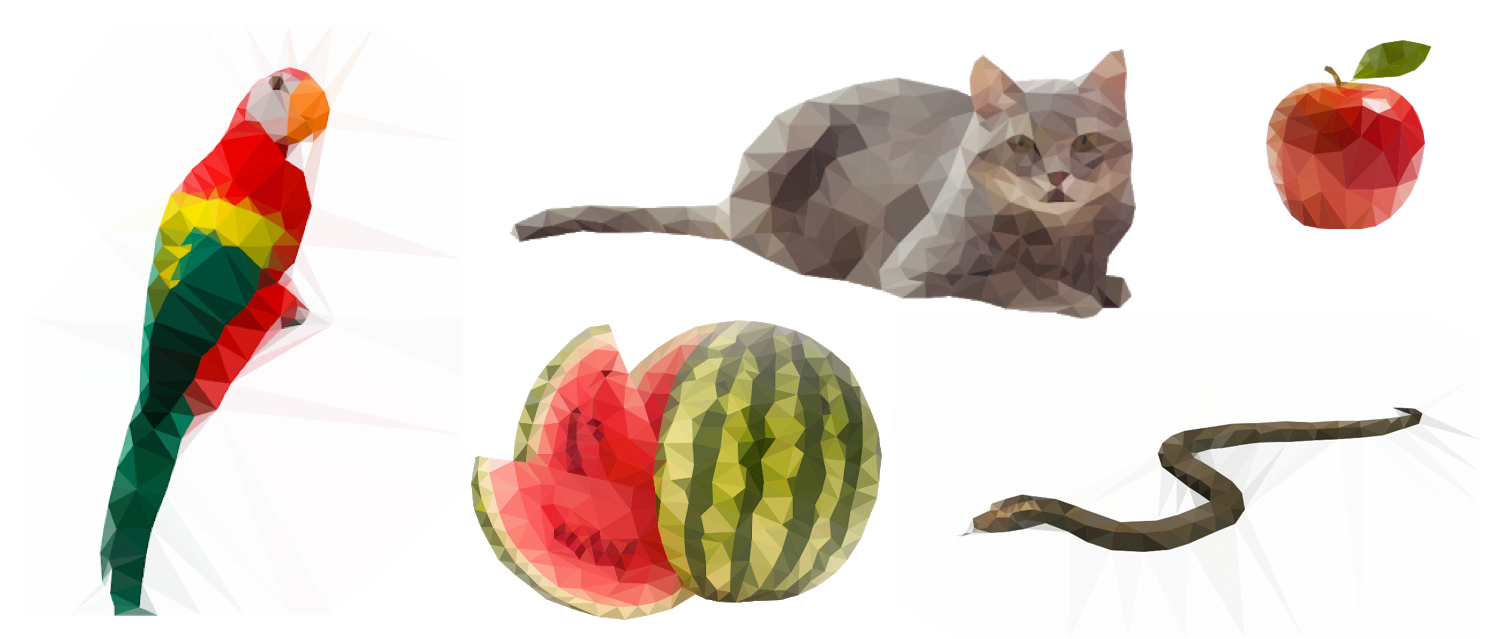
#> input picture lowpolypainter/resources/images/gallery_1.png, 1491 x 639 px, found by its file name; its folder holds only this picture in this run
$ python test.py ../lowpolypainter/resources/images/gallery_1.png   (Python 2 division)
#> lines starting #> are read from the running program, lines starting #| are printed output that depends on the picture; after the words box and inside, x2 and y2 are one past the last pixel; in counts of white or black regions, pixels touching at a corner belong together
#!/usr/bin/env python2

# Python Modules
import sys
import cv2
from matplotlib import pyplot as plt


"""
Test File

Description:
Loads arguments from command line and shows canny points.
"""

def main(argv):
    if len(argv) != 1:
        print 'test.py <inputimage>'
        sys.exit(2)
    else:
        inputimage = argv[0]
        filepath = 'lowpolypainter/resources/images/' + inputimage
        image = cv2.imread(filepath, 0)
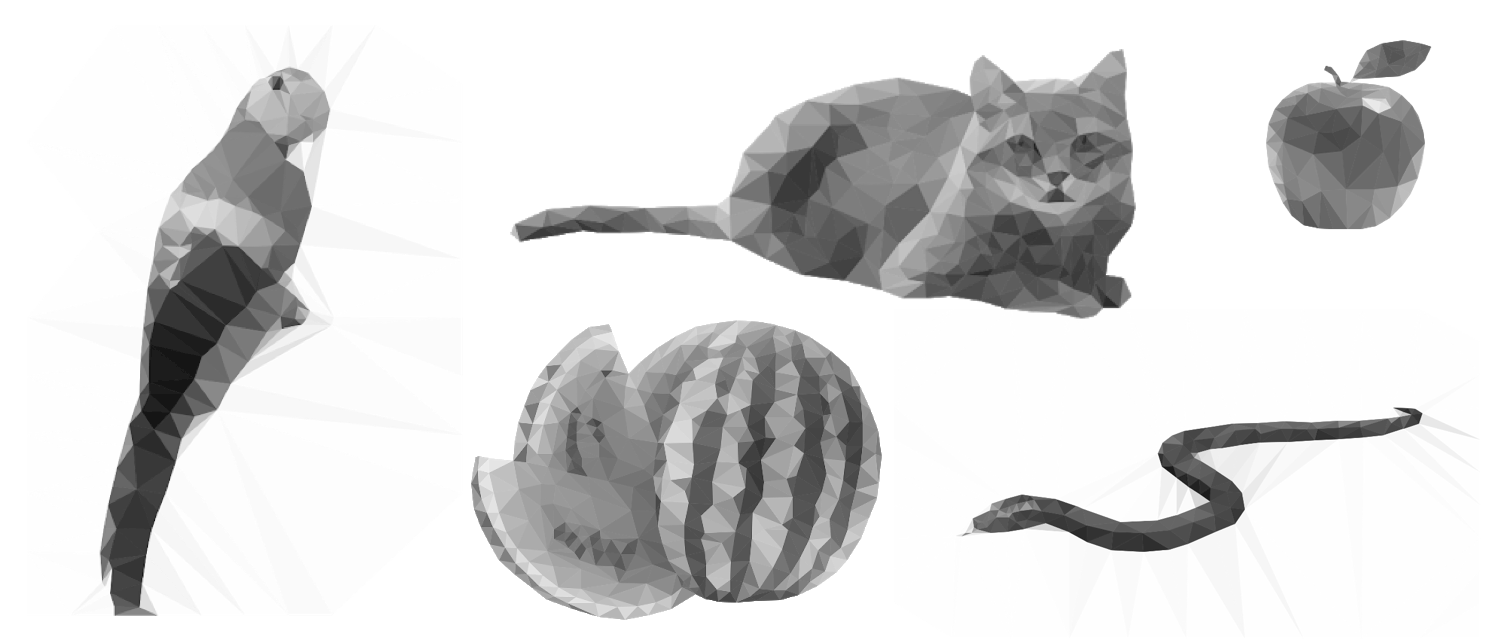
#> image: shape (639, 1491); min 21, max 255, mean 217.8
        points = cv2.Canny(image, 100, 200)
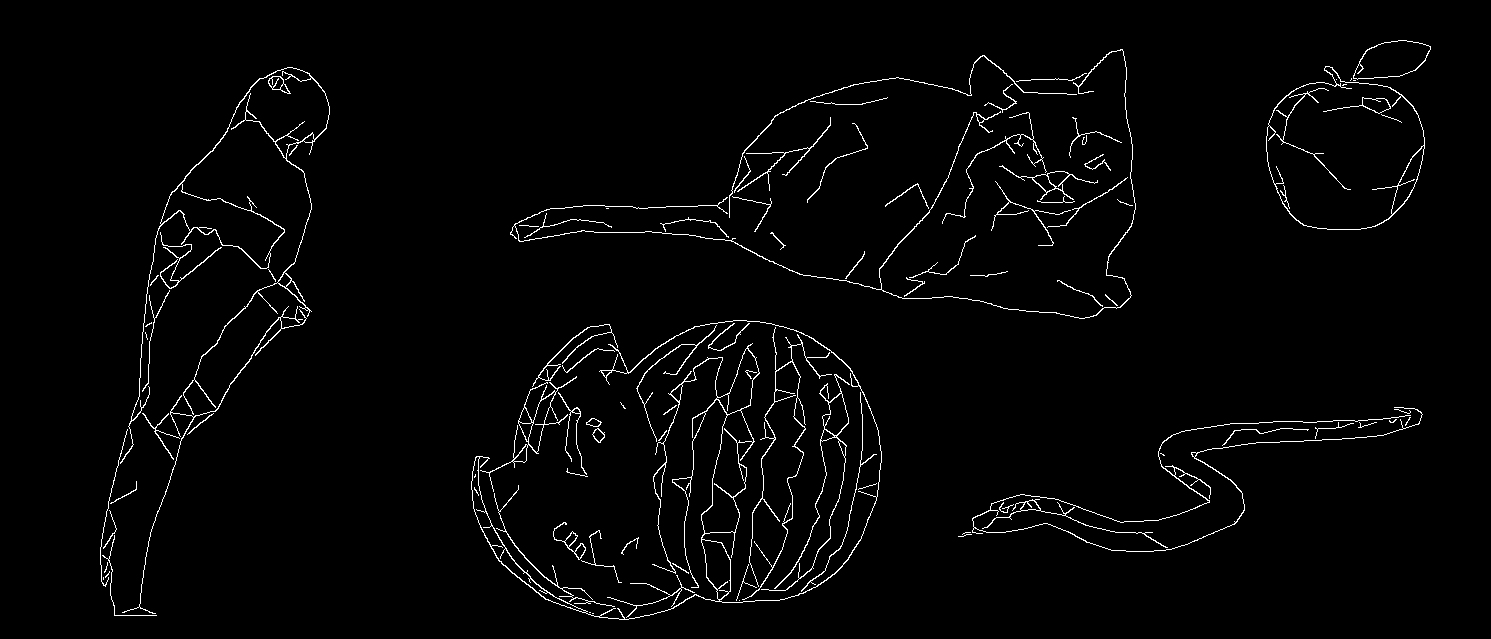
#> points: shape (639, 1491); 2.1% white in thin lines or dots, all inside (x1, y1, x2, y2) = (100, 40, 1431, 620)

        plt.subplot(121),plt.imshow(image, cmap = 'gray')
        plt.title('Original Image'), plt.xticks([]), plt.yticks([])
        plt.subplot(122),plt.imshow(points,cmap = 'gray')
        plt.title('Edge Image'), plt.xticks([]), plt.yticks([])

        plt.show()
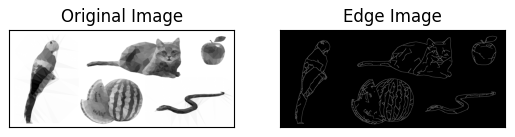
#> figure drawn by matplotlib, 2 panels

if __name__ == "__main__":
    main(sys.argv[1:])

$ run again, on lowpolypainter/resources/images/gallery_2.png
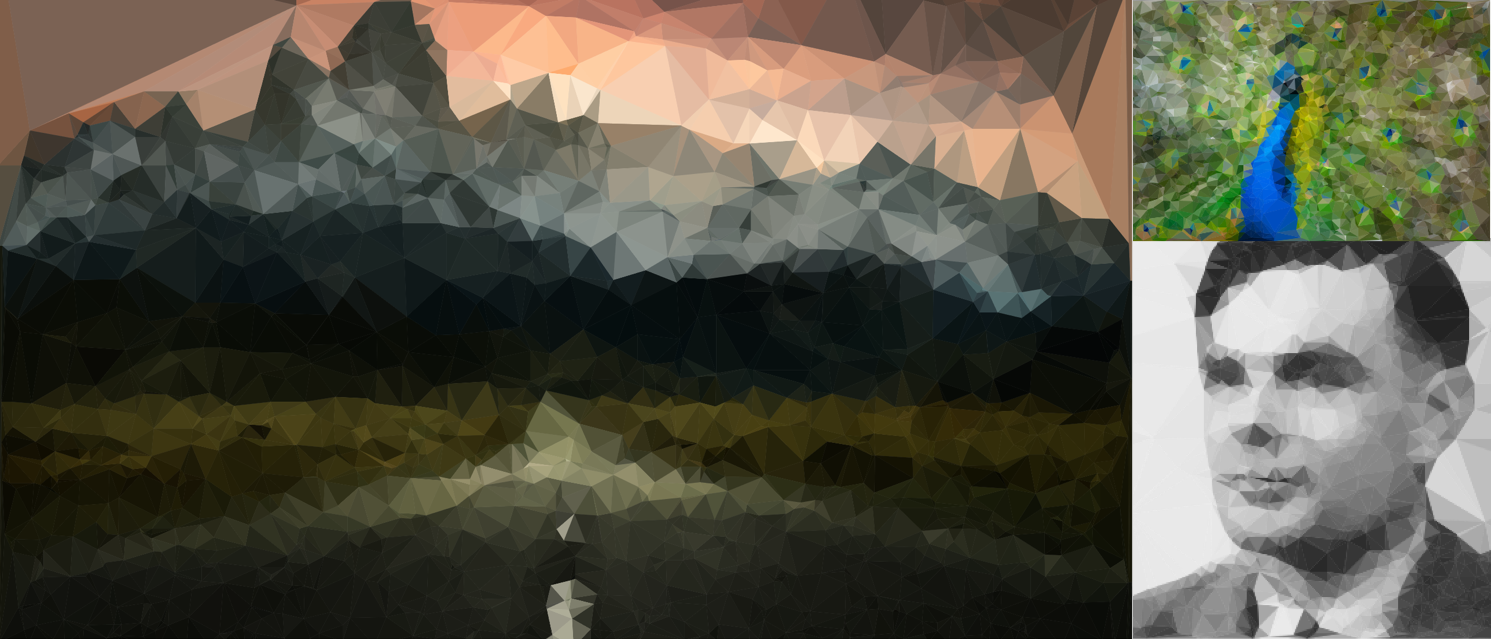
#> input picture lowpolypainter/resources/images/gallery_2.png, 1491 x 639 px, found by its file name
#> in main, `points = cv2.Canny(image, 100, 200)`:
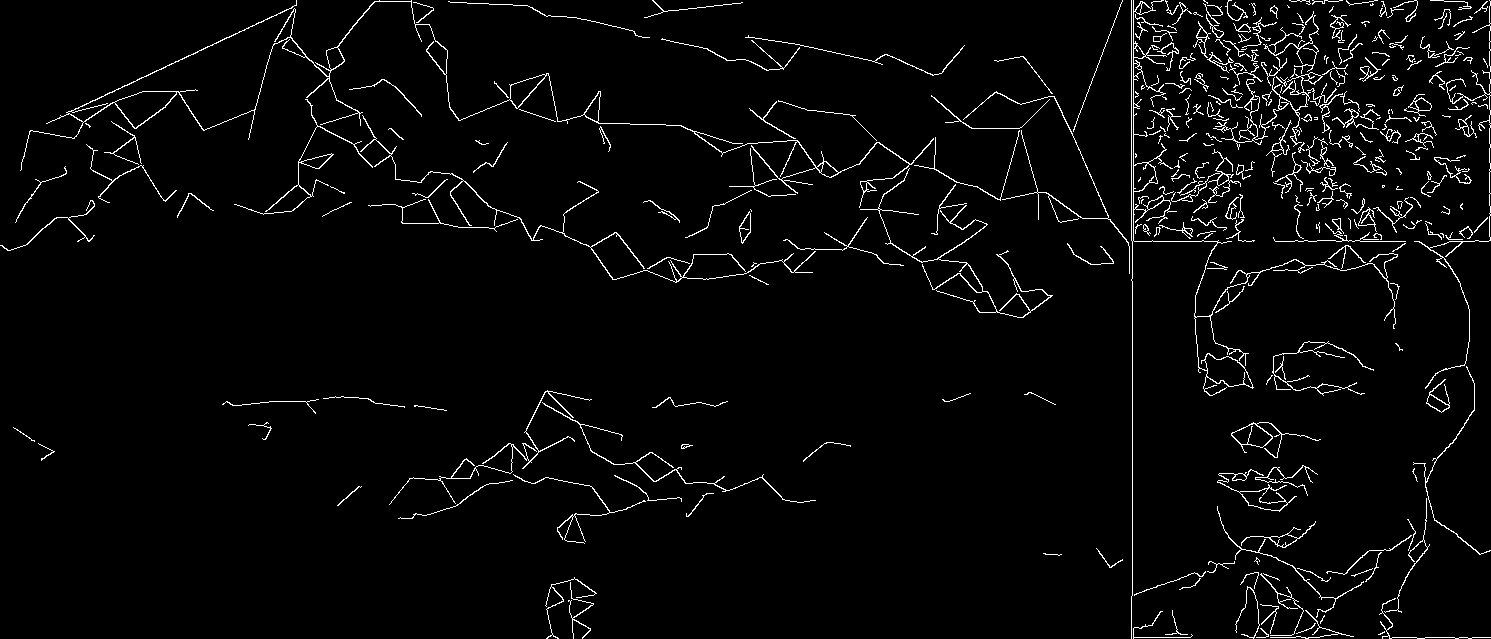
#> points: shape (639, 1491); 3.2% white in thin lines or dots
#> in main, `plt.show()`:
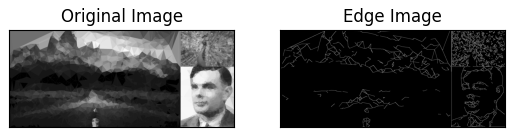
#> figure drawn by matplotlib, 2 panels
